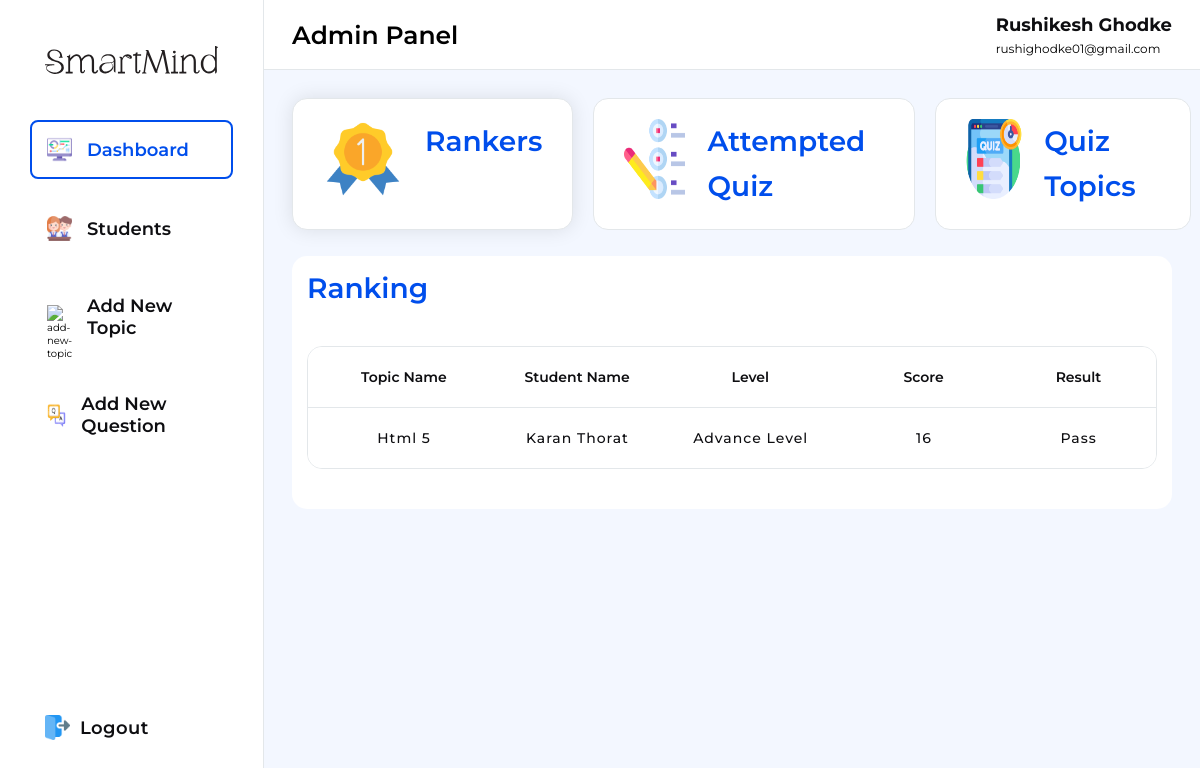
The app's page /admin/admin.php (signed in) with its own data.
### tables this page shows
CREATE TABLE `attempted_quiz` (
  `id` int(11) NOT NULL,
  `studentId` int(11) NOT NULL,
  `student_name` varchar(255) NOT NULL,
  `topic_unique_id` varchar(255) NOT NULL,
  `quiz_topic_name` varchar(255) NOT NULL,
  `langImages` varchar(255) NOT NULL,
  `level` varchar(100) NOT NULL,
  `score` int(11) NOT NULL,
  `result` varchar(100) NOT NULL
);

### assets/php/admin/adminDetails.php (called while the page is built, shortened)
<?php
include "../assets/php/connection.php";
if (!empty($_SESSION['adminId'])) {
  $adminId = $_SESSION['adminId'];
  $selectQuery = mysqli_query($connection, "SELECT * FROM `admin` WHERE `adminId` = $adminId");
  if ($selectQuery) {
    $fetchData = mysqli_fetch_assoc($selectQuery);
  }
}
else
{
  header("Location: adminlogin.php");
}
?>

### admin/admin.php (the view, shortened to what this page needs)
<?php
include "../assets/php/admin/adminDetails.php";
include "../assets/php/connection.php";
$rankers = mysqli_query($connection, "SELECT * FROM `attempted_quiz` WHERE `score` BETWEEN 16 AND 20");
?>
<!DOCTYPE html>
<html lang="en">
<head>
  <link rel="stylesheet" href="../assets/css/admin.css">
  <link rel="stylesheet" href="https://cdn-uicons.flaticon.com/2.1.0/uicons-regular-rounded/css/uicons-regular-rounded.css" />
  <link rel="stylesheet" href="https://cdn-uicons.flaticon.com/2.1.0/uicons-thin-straight/css/uicons-thin-straight.css" />
</head>
<body>
  <div class="main-container">
    <div class="container">
      <div class="left-side">
        <div class="inner-left-side">
          <div class="logo">
            <img src="../assets/images/Logo.svg" alt="logo">
          </div>
          <nav>
            <div class="nav-bar">
              <ul>
                <li class="tab active">
                  <div class="icon">
                    <img src="../assets/images/icons/dashboard.png" alt="dashboard">
                  </div>
                  <span>Dashboard</span>
                </li>
                <li class="tab">
                  <div class="icon">
                    <img src="../assets/images/icons/students.png" alt="students">
                  </div>
                  <span>Students</span>
                </li>
                <li class="tab">
                  <div class="icon">
                    <img src="../assets/images/icons/topic.png" alt="add-new-topic">
                  </div>
                  <span>Add New Topic</span>
                </li>
                <li class="tab">
                  <div class="icon">
                    <img src="../assets/images/icons/addquestion.png" alt="add-new-question">
                  </div>
                  <span>Add New Question</span>
                </li>
              </ul>
            </div>
            <div class="logout-btn">
              <a href="./adminlogout.php">
                <div class="icon">
                  <img src="../assets/images/icons/logout.png" alt="logout-icon">
                </div>
                <span>Logout</span>
              </a>
            </div>
          </nav>
        </div>
      </div>
      <div class="right-side">
        <header class="header">
          <h2>Admin Panel</h2>
          <div class="admin">
            <div class="admin-info-wrapper">
              <div class="admin-info">
                <h2><?php echo $fetchData["adminFirstName"] . ' ' . $fetchData["adminLastName"]; ?></h2>
                <p><?php echo $fetchData["adminEmail"] ?></p>
              </div>
            </div>
        </header>
        <section class="inner-right-side">
          <div class="dashboard section active">
            <div class="cards">
              <div class="card dashboardTab active">
                <div class="icon">
                  <img src="../assets/images/icons/ranking.png" alt="ranking">
                </div>
                <div class="card-info">
                  <h1>Rankers</h1>
                </div>
              </div>
              <div class="card dashboardTab">
                <div class="icon">
                  <img src="../assets/images/icons/attemptedquiz.png" alt="ranking">
                </div>
                <div class="card-info">
                  <h1>Attempted Quiz</h1>
                </div>
              </div>
              <div class="card dashboardTab">
                <div class="icon">
                  <img src="../assets/images/icons/quiztopcis.png" alt="ranking">
                </div>
                <div class="card-info">
                  <h1>Quiz Topics</h1>
                </div>
              </div>
            </div>
            <div class="dashboard-content">
              <div class="rankers-content content active">
                <h1>Ranking</h1>
                <div class="ranker-section">
                  <div class="ranker-container">
                    <ul class="ranker-info">
                      <li class="rank-name">Topic Name</li>
                      <li class="rank-uid">Student Name</li>
                      <li class="rank-email">Level</li>
                      <li class="rank-username">Score</li>
                      <li class="rank-gender">Result</li>
                    </ul>
                    <?php
                    if (mysqli_num_rows($rankers) > 0) {
                      while ($topRankers = mysqli_fetch_assoc($rankers)) {
                    ?>
                        <ul class="ranker-items">
                          <li class="rank-name"><?php echo $topRankers["quiz_topic_name"] ?></li>
                          <li class="rank-uid"><?php echo $topRankers["student_name"] ?></li>
                          <li class="rank-email"><?php echo $topRankers["level"] ?></li>
                          <li class="rank-username"><?php echo $topRankers["score"] ?></li>
                          <li class="rank-gender"><?php echo $topRankers["result"] ?></li>
                        </ul>
                    <?php
                      }
                    }
                    ?>
                  </div>
                </div>
              </div>
            </div>
          </div>
        </section>
      </div>
    </div>
  </div>
</body>
</html>

### records on screen
attempted_quiz: quiz_topic_name "Html 5", student_name "Karan Thorat", level "Advance Level", score "16", result "Pass"

### other values on screen
$fetchData["adminFirstName"] "Rushikesh"
$fetchData["adminLastName"] "Ghodke"
$fetchData["adminEmail"] "rushighodke01@gmail.com"
